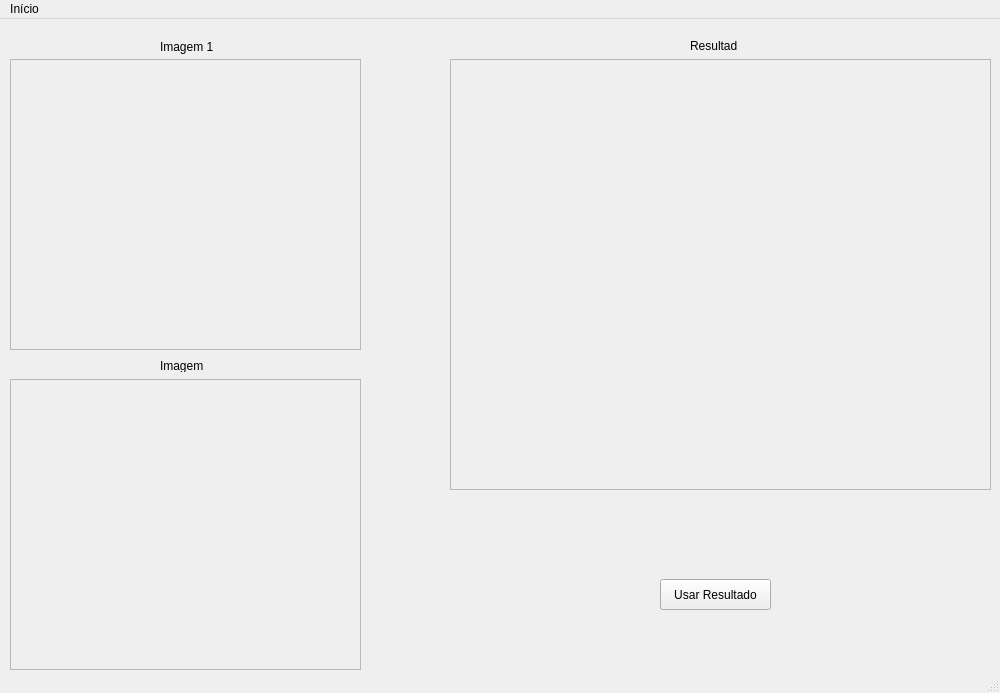
<?xml version="1.0" encoding="UTF-8"?>
<ui version="4.0">
 <class>MainWindow</class>
 <widget class="QMainWindow" name="MainWindow">
  <property name="geometry">
   <rect>
    <x>0</x>
    <y>0</y>
    <width>1000</width>
    <height>693</height>
   </rect>
  </property>
  <property name="windowTitle">
   <string>VisComp</string>
  </property>
  <widget class="QWidget" name="centralwidget">
   <widget class="QLabel" name="label_1">
    <property name="geometry">
     <rect>
      <x>10</x>
      <y>40</y>
      <width>351</width>
      <height>291</height>
     </rect>
    </property>
    <property name="frameShape">
     <enum>QFrame::StyledPanel</enum>
    </property>
    <property name="text">
     <string/>
    </property>
   </widget>
   <widget class="QPushButton" name="Button_Usar_Resultado">
    <property name="geometry">
     <rect>
      <x>660</x>
      <y>560</y>
      <width>111</width>
      <height>31</height>
     </rect>
    </property>
    <property name="text">
     <string>Usar Resultado</string>
    </property>
   </widget>
   <widget class="QLabel" name="label_3">
    <property name="geometry">
     <rect>
      <x>450</x>
      <y>40</y>
      <width>541</width>
      <height>431</height>
     </rect>
    </property>
    <property name="frameShape">
     <enum>QFrame::StyledPanel</enum>
    </property>
    <property name="text">
     <string/>
    </property>
   </widget>
   <widget class="QLabel" name="label_2">
    <property name="geometry">
     <rect>
      <x>10</x>
      <y>360</y>
      <width>351</width>
      <height>291</height>
     </rect>
    </property>
    <property name="frameShape">
     <enum>QFrame::StyledPanel</enum>
    </property>
    <property name="text">
     <string/>
    </property>
   </widget>
   <widget class="QLabel" name="label">
    <property name="geometry">
     <rect>
      <x>160</x>
      <y>20</y>
      <width>101</width>
      <height>16</height>
     </rect>
    </property>
    <property name="text">
     <string>Imagem 1</string>
    </property>
   </widget>
   <widget class="QLabel" name="label_5">
    <property name="geometry">
     <rect>
      <x>160</x>
      <y>340</y>
      <width>47</width>
      <height>13</height>
     </rect>
    </property>
    <property name="text">
     <string>Imagem 2</string>
    </property>
   </widget>
   <widget class="QLabel" name="label_6">
    <property name="geometry">
     <rect>
      <x>690</x>
      <y>20</y>
      <width>47</width>
      <height>13</height>
     </rect>
    </property>
    <property name="text">
     <string>Resultado</string>
    </property>
   </widget>
   <widget class="QLabel" name="label_limiar">
    <property name="geometry">
     <rect>
      <x>560</x>
      <y>480</y>
      <width>31</width>
      <height>16</height>
     </rect>
    </property>
    <property name="frameShape">
     <enum>QFrame::NoFrame</enum>
    </property>
    <property name="text">
     <string/>
    </property>
   </widget>
  </widget>
  <widget class="QMenuBar" name="menubar">
   <property name="geometry">
    <rect>
     <x>0</x>
     <y>0</y>
     <width>1000</width>
     <height>21</height>
    </rect>
   </property>
   <widget class="QMenu" name="menuIn_cio">
    <property name="title">
     <string>Início</string>
    </property>
    <addaction name="actionAbrir_Imagem_1"/>
    <addaction name="actionAbrir_Imagem_2"/>
    <addaction name="actionSalvar_Resultado"/>
    <addaction name="actionSair"/>
   </widget>
   <addaction name="menuIn_cio"/>
  </widget>
  <widget class="QStatusBar" name="statusbar"/>
  <action name="actionAbrir_Imagem_1">
   <property name="text">
    <string>Abrir Imagem 1</string>
   </property>
  </action>
  <action name="actionAbrir_Imagem_2">
   <property name="text">
    <string>Abrir Imagem 2</string>
   </property>
  </action>
  <action name="actionSalvar_Resultado">
   <property name="text">
    <string>Salvar Resultado</string>
   </property>
  </action>
  <action name="actionSair">
   <property name="text">
    <string>Sair</string>
   </property>
  </action>
  <action name="actionTons_de_Cinza">
   <property name="text">
    <string>Tons de Cinza</string>
   </property>
  </action>
  <action name="actionBin_rio">
   <property name="text">
    <string>Binário</string>
   </property>
  </action>
  <action name="actionSoma">
   <property name="text">
    <string>Soma</string>
   </property>
  </action>
  <action name="actionSubtra_o">
   <property name="text">
    <string>Subtração</string>
   </property>
  </action>
  <action name="actionMult">
   <property name="text">
    <string>Multiplicação</string>
   </property>
  </action>
  <action name="actionDivisao">
   <property name="text">
    <string>Divisão</string>
   </property>
  </action>
  <action name="actionAnd">
   <property name="text">
    <string>And</string>
   </property>
  </action>
  <action name="actionOr">
   <property name="text">
    <string>Or</string>
   </property>
  </action>
  <action name="actionNot">
   <property name="text">
    <string>Not</string>
   </property>
  </action>
  <action name="actionXor">
   <property name="text">
    <string>Xor</string>
   </property>
  </action>
  <action name="actionEscalonamento">
   <property name="text">
    <string>Escalonamento</string>
   </property>
  </action>
  <action name="actionTransla_o">
   <property name="text">
    <string>Translação</string>
   </property>
  </action>
  <action name="actionRota_o">
   <property name="text">
    <string>Rotação</string>
   </property>
  </action>
  <action name="actionSobel">
   <property name="text">
    <string>Sobel</string>
   </property>
  </action>
  <action name="actionKirsch">
   <property name="text">
    <string>Kirsch</string>
   </property>
  </action>
  <action name="actionCanny">
   <property name="text">
    <string>Canny</string>
   </property>
  </action>
  <action name="actionPrimeira_Ordem">
   <property name="text">
    <string>Primeira Ordem</string>
   </property>
  </action>
  <action name="actionSegunda_Ordem">
   <property name="text">
    <string>Segunda Ordem</string>
   </property>
  </action>
  <action name="actionPrimeira_Ordem_2">
   <property name="text">
    <string>Primeira Ordem</string>
   </property>
  </action>
  <action name="actionSegunda_Ordem_2">
   <property name="text">
    <string>Segunda Ordem</string>
   </property>
  </action>
  <action name="actionOp_es">
   <property name="text">
    <string>Opções</string>
   </property>
  </action>
  <action name="actionGaussiano">
   <property name="text">
    <string>Gaussiano</string>
   </property>
  </action>
  <action name="action3x3">
   <property name="text">
    <string>3x3</string>
   </property>
  </action>
  <action name="action5x5">
   <property name="text">
    <string>5x5</string>
   </property>
  </action>
  <action name="action9x9">
   <property name="text">
    <string>9x9</string>
   </property>
  </action>
  <action name="actionHistogramas">
   <property name="text">
    <string>Histograma</string>
   </property>
  </action>
  <action name="actionAuto_Escala">
   <property name="text">
    <string>Auto Escala</string>
   </property>
  </action>
  <action name="actionEqualiza_o">
   <property name="text">
    <string>Equalização</string>
   </property>
  </action>
  <action name="actionLimiariza_oGlobal">
   <property name="text">
    <string>Limiarização Global</string>
   </property>
  </action>
  <action name="actionLimiariza_o_Otsu">
   <property name="text">
    <string>Limiarização Otsu</string>
   </property>
  </action>
  <action name="actionM_dia">
   <property name="text">
    <string>Média</string>
   </property>
  </action>
  <action name="actionMediana">
   <property name="text">
    <string>Mediana</string>
   </property>
  </action>
  <action name="actionLaplaciano">
   <property name="text">
    <string>Laplaciano</string>
   </property>
  </action>
  <action name="actionPassa_Alta">
   <property name="text">
    <string>Passa Alta</string>
   </property>
  </action>
  <action name="actionDilata_o">
   <property name="text">
    <string>Dilatação</string>
   </property>
  </action>
  <action name="actionEros_o">
   <property name="text">
    <string>Erosão</string>
   </property>
  </action>
  <action name="actionAbertura">
   <property name="text">
    <string>Abertura</string>
   </property>
  </action>
  <action name="actionFechamento">
   <property name="text">
    <string>Fechamento</string>
   </property>
  </action>
  <action name="actionOrienta_o">
   <property name="text">
    <string>Orientação</string>
   </property>
  </action>
  <action name="actionDimens_es">
   <property name="text">
    <string>Dimensões</string>
   </property>
  </action>
  <action name="actionPosi_ao">
   <property name="text">
    <string>Posição</string>
   </property>
  </action>
  <action name="action_rea">
   <property name="text">
    <string>Área</string>
   </property>
  </action>
  <action name="actionSegmenta_o">
   <property name="text">
    <string>Segmentação</string>
   </property>
  </action>
 </widget>
 <resources/>
 <connections/>
</ui>
